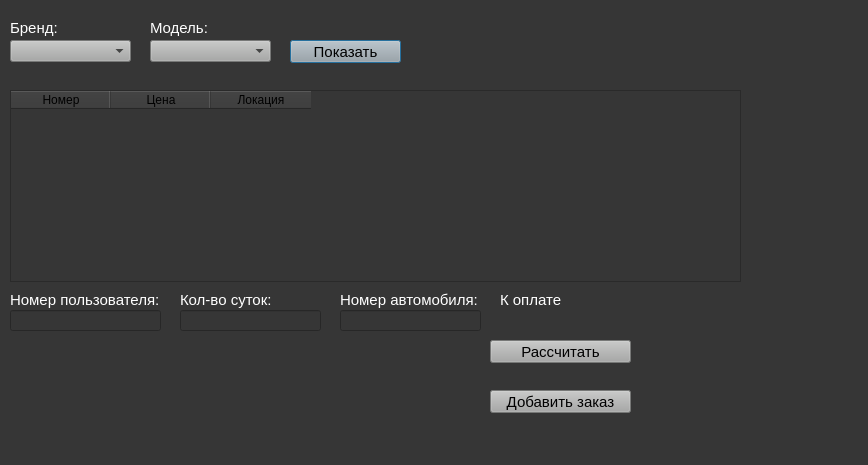
<?xml version="1.0" encoding="UTF-8"?>
<ui version="4.0">
 <class>Dialog</class>
 <widget class="QDialog" name="Dialog">
  <property name="geometry">
   <rect>
    <x>0</x>
    <y>0</y>
    <width>868</width>
    <height>465</height>
   </rect>
  </property>
  <property name="windowTitle">
   <string>Dialog</string>
  </property>
  <property name="styleSheet">
   <string notr="true">background-color: rgb(54, 54, 54)</string>
  </property>
  <widget class="QComboBox" name="brand">
   <property name="geometry">
    <rect>
     <x>10</x>
     <y>40</y>
     <width>121</width>
     <height>22</height>
    </rect>
   </property>
   <property name="styleSheet">
    <string notr="true">background-color:rgb(167, 168, 167)</string>
   </property>
  </widget>
  <widget class="QComboBox" name="model">
   <property name="geometry">
    <rect>
     <x>150</x>
     <y>40</y>
     <width>121</width>
     <height>22</height>
    </rect>
   </property>
   <property name="styleSheet">
    <string notr="true">background-color:rgb(167, 168, 167)</string>
   </property>
  </widget>
  <widget class="QLabel" name="brand_2">
   <property name="geometry">
    <rect>
     <x>10</x>
     <y>20</y>
     <width>81</width>
     <height>16</height>
    </rect>
   </property>
   <property name="font">
    <font>
     <pointsize>11</pointsize>
    </font>
   </property>
   <property name="styleSheet">
    <string notr="true">color:rgb(255, 255, 255)</string>
   </property>
   <property name="text">
    <string>Бренд:</string>
   </property>
  </widget>
  <widget class="QLabel" name="label">
   <property name="geometry">
    <rect>
     <x>150</x>
     <y>20</y>
     <width>101</width>
     <height>16</height>
    </rect>
   </property>
   <property name="font">
    <font>
     <pointsize>11</pointsize>
    </font>
   </property>
   <property name="styleSheet">
    <string notr="true">color:rgb(255, 255, 255)</string>
   </property>
   <property name="text">
    <string>Модель:</string>
   </property>
  </widget>
  <widget class="QPushButton" name="show_but">
   <property name="geometry">
    <rect>
     <x>290</x>
     <y>40</y>
     <width>111</width>
     <height>23</height>
    </rect>
   </property>
   <property name="maximumSize">
    <size>
     <width>250</width>
     <height>200</height>
    </size>
   </property>
   <property name="styleSheet">
    <string notr="true">background-color:rgb(167, 168, 167); font-size:11pt;</string>
   </property>
   <property name="text">
    <string>Показать</string>
   </property>
  </widget>
  <widget class="QLineEdit" name="number_user">
   <property name="geometry">
    <rect>
     <x>10</x>
     <y>310</y>
     <width>151</width>
     <height>21</height>
    </rect>
   </property>
   <property name="font">
    <font>
     <pointsize>11</pointsize>
    </font>
   </property>
   <property name="styleSheet">
    <string notr="true">color:rgb(243,243,243)</string>
   </property>
  </widget>
  <widget class="QLabel" name="label_2">
   <property name="geometry">
    <rect>
     <x>10</x>
     <y>290</y>
     <width>161</width>
     <height>20</height>
    </rect>
   </property>
   <property name="font">
    <font>
     <pointsize>11</pointsize>
    </font>
   </property>
   <property name="styleSheet">
    <string notr="true">color:rgb(255, 255, 255)</string>
   </property>
   <property name="text">
    <string>Номер пользователя:</string>
   </property>
  </widget>
  <widget class="QLabel" name="label_3">
   <property name="geometry">
    <rect>
     <x>180</x>
     <y>290</y>
     <width>161</width>
     <height>20</height>
    </rect>
   </property>
   <property name="font">
    <font>
     <pointsize>11</pointsize>
    </font>
   </property>
   <property name="styleSheet">
    <string notr="true">color:rgb(255, 255, 255)</string>
   </property>
   <property name="text">
    <string>Кол-во суток:</string>
   </property>
  </widget>
  <widget class="QLineEdit" name="cout_hour">
   <property name="geometry">
    <rect>
     <x>180</x>
     <y>310</y>
     <width>141</width>
     <height>21</height>
    </rect>
   </property>
   <property name="font">
    <font>
     <pointsize>11</pointsize>
    </font>
   </property>
   <property name="styleSheet">
    <string notr="true">color:rgb(243,243,243)</string>
   </property>
  </widget>
  <widget class="QLabel" name="label_4">
   <property name="geometry">
    <rect>
     <x>340</x>
     <y>290</y>
     <width>161</width>
     <height>20</height>
    </rect>
   </property>
   <property name="font">
    <font>
     <pointsize>11</pointsize>
    </font>
   </property>
   <property name="styleSheet">
    <string notr="true">color:rgb(255, 255, 255)</string>
   </property>
   <property name="text">
    <string>Номер автомобиля:</string>
   </property>
  </widget>
  <widget class="QLineEdit" name="number_auto">
   <property name="geometry">
    <rect>
     <x>340</x>
     <y>310</y>
     <width>141</width>
     <height>21</height>
    </rect>
   </property>
   <property name="font">
    <font>
     <pointsize>11</pointsize>
    </font>
   </property>
   <property name="styleSheet">
    <string notr="true">color:rgb(243,243,243)</string>
   </property>
  </widget>
  <widget class="QLabel" name="label_5">
   <property name="geometry">
    <rect>
     <x>500</x>
     <y>290</y>
     <width>161</width>
     <height>20</height>
    </rect>
   </property>
   <property name="font">
    <font>
     <pointsize>11</pointsize>
    </font>
   </property>
   <property name="styleSheet">
    <string notr="true">color:rgb(255, 255, 255)</string>
   </property>
   <property name="text">
    <string>К оплате</string>
   </property>
  </widget>
  <widget class="QLabel" name="for_payment">
   <property name="geometry">
    <rect>
     <x>500</x>
     <y>310</y>
     <width>161</width>
     <height>20</height>
    </rect>
   </property>
   <property name="font">
    <font>
     <pointsize>11</pointsize>
    </font>
   </property>
   <property name="styleSheet">
    <string notr="true">color:rgb(255, 255, 255)</string>
   </property>
   <property name="text">
    <string/>
   </property>
  </widget>
  <widget class="QPushButton" name="creat_order_but">
   <property name="geometry">
    <rect>
     <x>490</x>
     <y>390</y>
     <width>141</width>
     <height>23</height>
    </rect>
   </property>
   <property name="maximumSize">
    <size>
     <width>250</width>
     <height>200</height>
    </size>
   </property>
   <property name="styleSheet">
    <string notr="true">background-color:rgb(167, 168, 167); font-size:11pt;</string>
   </property>
   <property name="text">
    <string>Добавить заказ</string>
   </property>
  </widget>
  <widget class="QTableWidget" name="tableWidget">
   <property name="geometry">
    <rect>
     <x>10</x>
     <y>90</y>
     <width>731</width>
     <height>192</height>
    </rect>
   </property>
   <column>
    <property name="text">
     <string>Номер</string>
    </property>
   </column>
   <column>
    <property name="text">
     <string>Цена</string>
    </property>
   </column>
   <column>
    <property name="text">
     <string>Локация</string>
    </property>
   </column>
  </widget>
  <widget class="QPushButton" name="calculate">
   <property name="geometry">
    <rect>
     <x>490</x>
     <y>340</y>
     <width>141</width>
     <height>23</height>
    </rect>
   </property>
   <property name="maximumSize">
    <size>
     <width>250</width>
     <height>200</height>
    </size>
   </property>
   <property name="styleSheet">
    <string notr="true">background-color:rgb(167, 168, 167); font-size:11pt;</string>
   </property>
   <property name="text">
    <string>Рассчитать</string>
   </property>
  </widget>
 </widget>
 <resources/>
 <connections/>
</ui>
